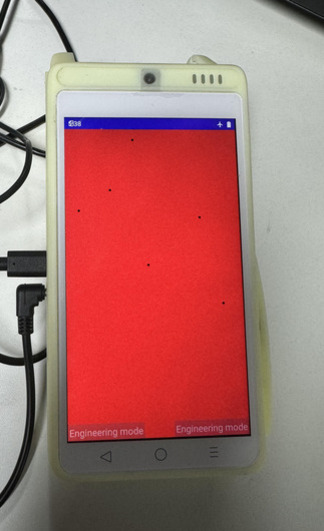
#> input picture redtest.jpg, 324 x 531 px
$ python spotDetection.py
#> lines starting #> are read from the running program, lines starting #| are printed output that depends on the picture; after the words box and inside, x2 and y2 are one past the last pixel; in counts of white or black regions, pixels touching at a corner belong together
import cv2
import numpy as np
import os

'''Displays the specified image, press any key to close'''
def display_img(name, img):
    cv2.imshow(name, img)
    cv2.waitKey(0)
    cv2.destroyAllWindows()

'''main function to detect'''
def detectDots(orig_file, file_name):

    '''read image from path'''
    directory_path = os.path.dirname(__file__)
    orig_file_path = os.path.join(directory_path, orig_file) #img path
    orig_img = cv2.imread(orig_file_path) #read img

    file_path = os.path.join(directory_path, file_name) #filtered img path
    img = cv2.imread(file_path) #read filtered img

    '''process image'''
    gray = cv2.cvtColor(img, cv2.COLOR_BGR2GRAY)
    blur = cv2.GaussianBlur(gray, (0, 0), sigmaX=16, sigmaY=0)
    divide = cv2.divide(gray, blur, scale=1)
    thresh = cv2.threshold(divide, 0, 255, cv2.THRESH_BINARY+cv2.THRESH_OTSU)[1]
    kernel = cv2.getStructuringElement(cv2.MORPH_RECT, (1, 1))
    morph = cv2.morphologyEx(thresh, cv2.MORPH_CLOSE, kernel)
    cnts = cv2.findContours(morph, cv2.RETR_LIST, cv2.CHAIN_APPROX_SIMPLE)[-2] #contours

    '''draw contours and filter by area'''
    border = morph.copy()
    cv2.drawContours(border, cnts, -1, (0, 0, 0), 2)

    s1 = 3
    s2 = 25 #dot size
    xcnts = []

    for cnt in cnts:
        if s1<cv2.contourArea(cnt)<s2:
            xcnts.append(cnt)
            cv2.drawContours(orig_img, [cnt], -1, (255,105,180), 2)

    '''print out results'''
    str = "Number of spots: {}".format(len(xcnts)) + "\n" #output

    avg_cnt = []
    for x in xcnts:
        avg_cnt.append(np.round(x.mean(axis=0)[0]))

    str += "Spot locations: {}".format(avg_cnt)

    '''display final image with detected spots'''
    # display_img("grayscale", morph)
    display_img("detected image", orig_img)

    return str

'''helper function to filter by color'''
def detectRect(file_name, color):
#> called with file_name = 'redtest.jpg', color = 'red'
    colors = {'red': [np.array([100, 255, 255]), np.array([0, 200, 180])],
              'green': [np.array([100, 255, 255]), np.array([40, 200, 180])],
              'blue': [np.array([120, 255, 255]), np.array([90, 130, 180])]}
            #   'red': [np.array([190,255,255]), np.array([160,20,70])], works for redtest2 not redtest1

    image = cv2.imread(file_name) #read img
#> image is the input picture: shape (531, 324, 3); mean B, G, R 115.1, 118, 170.5
    display_img("original image", image)
    buf = cv2.addWeighted(image, 1.1, image, 0, 0.8) #add contrast
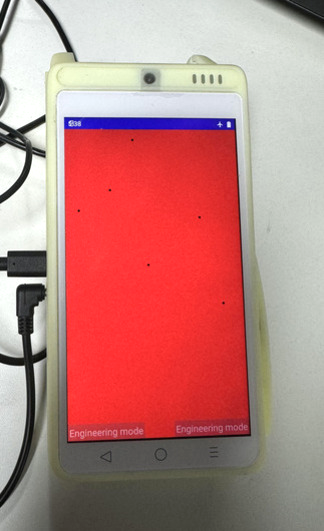
#> buf: shape (531, 324, 3); mean B, G, R 127.4, 130.6, 187.6
    # display_img("buf", buf)
    hsv = cv2.cvtColor(buf, cv2.COLOR_BGR2HSV)
#> hsv: shape (531, 324, 3); mean H, S, V 43.3, 78.6, 191.8
    mask = cv2.inRange(hsv, colors[color][1], colors[color][0])
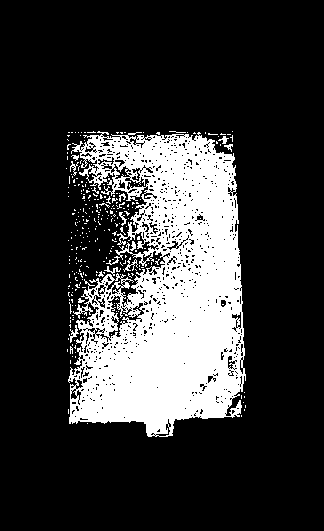
#> mask: shape (531, 324); 21.5% white; 282 white regions (270 under 20 px), largest, box (x1, y1, x2, y2) and area: (68, 131, 246, 437) 35649, (123, 257, 138, 272) 64, (69, 325, 79, 343) 61
    thresh = cv2.adaptiveThreshold(mask,255,cv2.ADAPTIVE_THRESH_GAUSSIAN_C, cv2.THRESH_BINARY_INV,21,9)
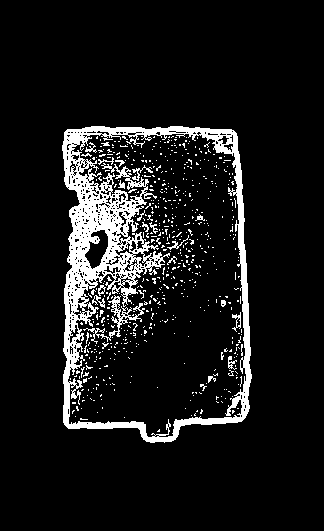
#> thresh: shape (531, 324); 9.7% white; 606 white regions (584 under 20 px)

    cnts = cv2.findContours(thresh, cv2.RETR_EXTERNAL, cv2.CHAIN_APPROX_SIMPLE) #contours
#> cnts = 1 contour; box (x1, y1, x2, y2) and area: (62, 126, 252, 443) 53728
    cnts = cnts[0] if len(cnts) == 2 else cnts[1]
    for c in cnts:
        cv2.drawContours(thresh, [c], -1, (255,255,255), -1)
#> this loop made 1 pass
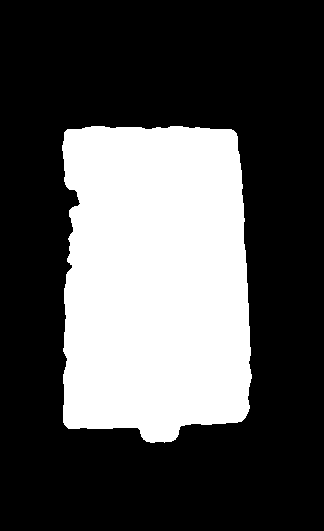
#> thresh: shape (531, 324); 31.5% white; 1 white region, box (x1, y1, x2, y2) and area: (62, 126, 252, 443) 54206

    kernel = cv2.getStructuringElement(cv2.MORPH_RECT, (2, 2))
#> kernel = [[1, 1], [1, 1]]
    opening = cv2.morphologyEx(thresh, cv2.MORPH_OPEN, kernel, iterations=4)
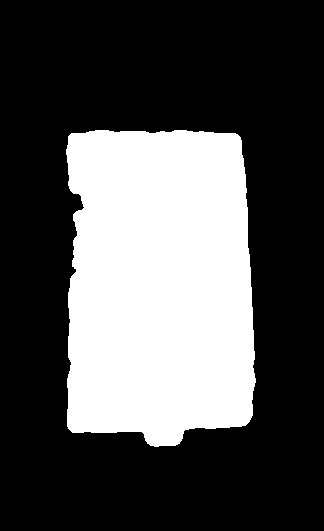
#> opening: shape (531, 324); 31.5% white; 1 white region

    cnts = cv2.findContours(opening, cv2.RETR_EXTERNAL, cv2.CHAIN_APPROX_SIMPLE) #draw outline
#> cnts = 1 contour; box (x1, y1, x2, y2) and area: (66, 130, 256, 447) 53709
    cnts = cnts[0] if len(cnts) == 2 else cnts[1]
    area_treshold = 5000

    blank = np.zeros(image.shape, dtype=np.uint8)
    blank = cv2.cvtColor(blank, cv2.COLOR_BGR2GRAY)
#> blank: shape (531, 324); every value is 0
    cropped = blank.copy()
    for c in cnts:
        if cv2.contourArea(c) > area_treshold:
            epsilon = 0.05*cv2.arcLength(c,True)
            c2 = cv2.approxPolyDP(c,epsilon,True)
            if len(c2) == 4:
                cropped = cv2.drawContours(blank, [c2], -1, (255, 255, 255), cv2.FILLED)
            else:
                rect = cv2.minAreaRect(c)
                box = cv2.boxPoints(rect)
                box = np.intp(box)
                cropped = cv2.drawContours(blank,[box],-1,(255,255,255),cv2.FILLED)
#> this loop made 1 pass
#> (epsilon, c2) on pass 1: (50.81, [[71, 133], [68, 428], [245, 425], [240, 137]])

    # display_img("thresh", thresh)
    filtered = cv2.bitwise_and(~image, ~image,mask = cropped)
    border = cv2.findContours(blank, cv2.RETR_LIST, cv2.CHAIN_APPROX_SIMPLE)
#> border = 1 contour; box (x1, y1, x2, y2) and area: (68, 133, 246, 429) 50428
    filtered = cv2.drawContours(filtered, border[0], -1, (255, 255, 255), 5)
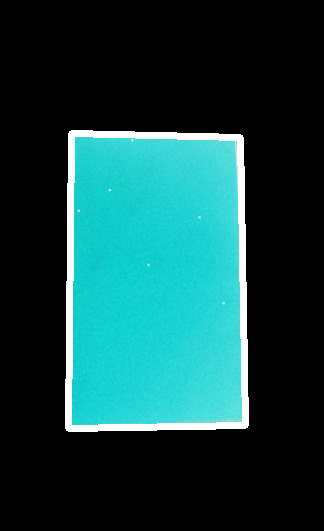
#> filtered: shape (531, 324, 3); mean B, G, R 67.2, 67.4, 19.2
    cv2.imwrite("filtered.jpg", ~filtered)
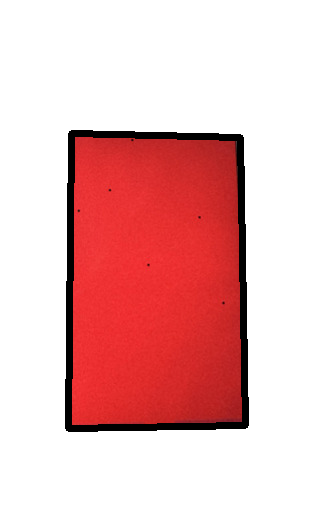
#> saved as filtered.jpg: shape (531, 324, 3); mean B, G, R 187.8, 187.6, 235.8
    print(detectDots(file_name, "filtered.jpg"))
    # display_img('opening', (255 - opening))
    # display_img('image', filtered)

#> (the run stopped early here; a loop or call above may not have finished)

$ run again, with green_test.jpg copied over redtest.jpg
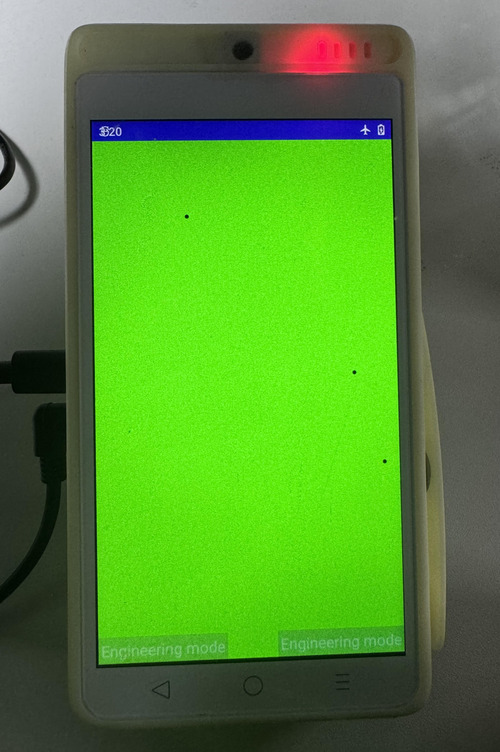
#> input picture green_test.jpg, 500 x 752 px
#> in detectRect, image is the input picture: shape (752, 500, 3); mean B, G, R 51, 140.3, 84
#> hsv: shape (752, 500, 3); mean H, S, V 52.4, 130.2, 158.4
#> mask: shape (752, 500); 40% white; 56 white regions (55 under 20 px), largest, box (x1, y1, x2, y2) and area: (93, 140, 403, 658) 150379
#> in detectRect, `thresh = cv2.adaptiveThreshold(mask,255,cv2.ADAPTIVE_THRESH_GAUSSIAN_C..`:
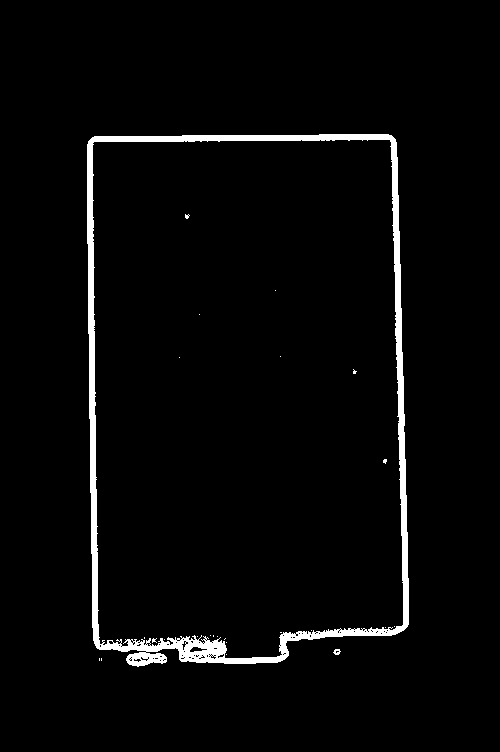
#> thresh: shape (752, 500); 3.1% white; 25 white regions (23 under 20 px)
#> in detectRect, `cnts = cv2.findContours(thresh, cv2.RETR_EXTERNAL, cv2.CHAIN_APPROX_SI..`: cnts = 4 contours, 2 with area under 20; largest, box (x1, y1, x2, y2) and area: (87, 134, 409, 667) 161153, (333, 649, 341, 655) 26
#> the loop in detectRect, `for c in cnts:` made 4 passes
#> c on passes 1 to 2: [[101, 658], [101, 660]], [[99, 658], [99, 660]]
#> kernel = [[1, 1], [1, 1]]
#> opening: shape (752, 500); 43.1% white; 2 white regions
#> in detectRect, `cnts = cv2.findContours(opening, cv2.RETR_EXTERNAL, cv2.CHAIN_APPROX_S..`: cnts = 2 contours, 1 with area under 20; largest, box (x1, y1, x2, y2) and area: (91, 138, 413, 670) 161146
#> blank: shape (752, 500); every value is 0
#> the loop in detectRect, `for c in cnts:` made 2 passes
#> (epsilon, c2) on pass 2: (88.66, [[395, 139], [92, 145], [101, 652], [411, 630]])
#> border = 1 contour; box (x1, y1, x2, y2) and area: (92, 139, 412, 653) 153118
#> in detectRect, `cv2.imwrite("filtered.jpg", ~filtered)`:
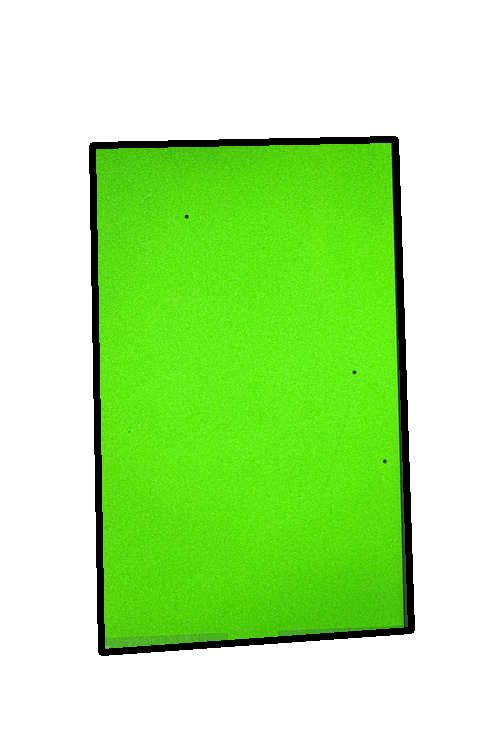
#> saved as filtered.jpg: shape (752, 500, 3); mean B, G, R 153.8, 235.6, 183.3

$ run again, with greentest.jpg copied over redtest.jpg
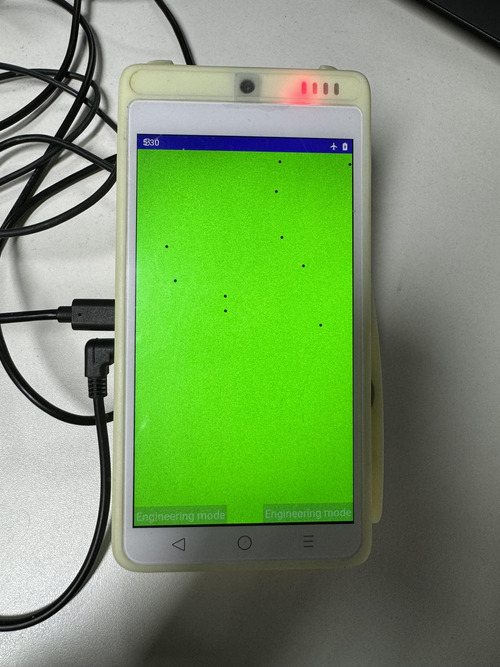
#> input picture greentest.jpg, 500 x 667 px
#> in detectRect, image is the input picture: shape (667, 500, 3); mean B, G, R 99.7, 150.5, 119
#> hsv: shape (667, 500, 3); mean H, S, V 48, 74.1, 167.9
#> mask: shape (667, 500); 21.5% white; 67 white regions (65 under 20 px), largest, box (x1, y1, x2, y2) and area: (135, 150, 352, 523) 71385, (152, 244, 159, 252) 21
#> in detectRect, `cnts = cv2.findContours(thresh, cv2.RETR_EXTERNAL, cv2.CHAIN_APPROX_SI..`: cnts = 1 contour; box (x1, y1, x2, y2) and area: (129, 144, 358, 529) 79922
#> the loop in detectRect, `for c in cnts:` made 1 pass
#> after the loop in detectRect, `for c in cnts:`:
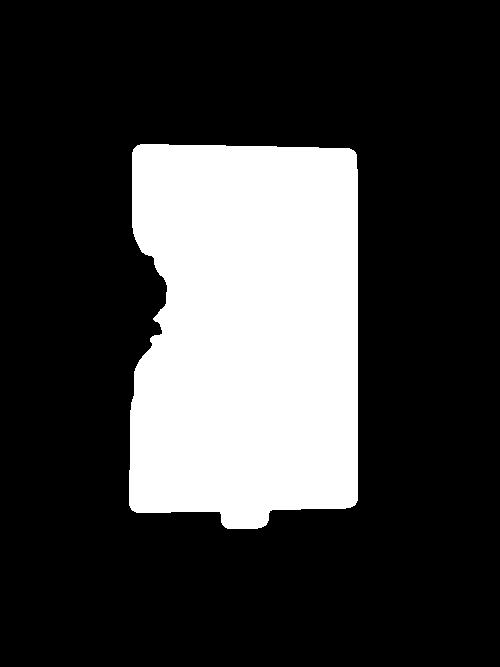
#> thresh: shape (667, 500); 24.1% white; 1 white region, box (x1, y1, x2, y2) and area: (129, 144, 358, 529) 80521
#> kernel = [[1, 1], [1, 1]]
#> opening: shape (667, 500); 24.1% white; 1 white region
#> in detectRect, `cnts = cv2.findContours(opening, cv2.RETR_EXTERNAL, cv2.CHAIN_APPROX_S..`: cnts = 1 contour; box (x1, y1, x2, y2) and area: (133, 148, 362, 533) 79912
#> blank: shape (667, 500); every value is 0
#> the loop in detectRect, `for c in cnts:` made 1 pass
#> (epsilon, c2) on pass 1: (62.17, [[141, 149], [135, 513], [358, 509], [359, 156]])
#> border = 1 contour; box (x1, y1, x2, y2) and area: (135, 149, 360, 514) 79056
#> in detectRect, `cv2.imwrite("filtered.jpg", ~filtered)`:
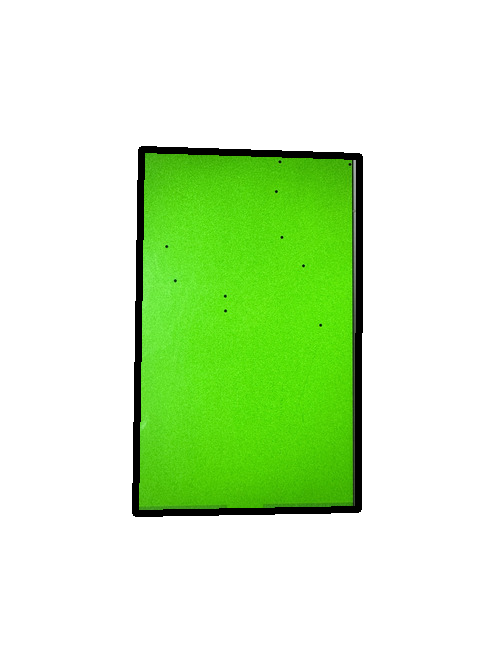
#> saved as filtered.jpg: shape (667, 500, 3); mean B, G, R 195.4, 239.5, 211.2

$ run again, with red_test.jpg copied over redtest.jpg
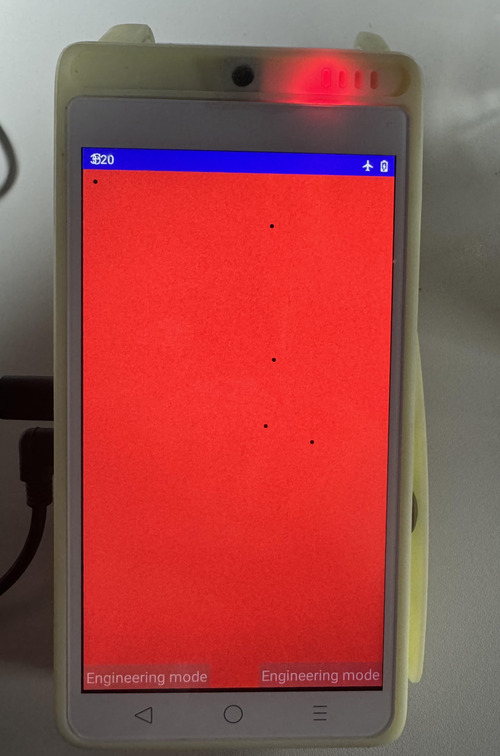
#> input picture red_test.jpg, 500 x 756 px
#> in detectRect, image is the input picture: shape (756, 500, 3); mean B, G, R 74.8, 76, 156.1
#> hsv: shape (756, 500, 3); mean H, S, V 30.9, 114, 174
#> mask: shape (756, 500); 35.9% white; 42 white regions (41 under 20 px), largest, box (x1, y1, x2, y2) and area: (84, 171, 393, 686) 135755
#> in detectRect, `cnts = cv2.findContours(thresh, cv2.RETR_EXTERNAL, cv2.CHAIN_APPROX_SI..`: cnts = 1 contour; box (x1, y1, x2, y2) and area: (78, 165, 399, 692) 157566
#> the loop in detectRect, `for c in cnts:` made 1 pass
#> kernel = [[1, 1], [1, 1]]
#> opening: shape (756, 500); 41.9% white; 1 white region
#> in detectRect, `cnts = cv2.findContours(opening, cv2.RETR_EXTERNAL, cv2.CHAIN_APPROX_S..`: cnts = 1 contour; box (x1, y1, x2, y2) and area: (82, 169, 403, 696) 157562
#> blank: shape (756, 500); every value is 0
#> the loop in detectRect, `for c in cnts:` made 1 pass
#> (epsilon, c2) on pass 1: (83.64, [[86, 172], [84, 667], [383, 668], [401, 181]])
#> border = 1 contour; box (x1, y1, x2, y2) and area: (84, 172, 402, 669) 150787
#> in detectRect, `cv2.imwrite("filtered.jpg", ~filtered)`:
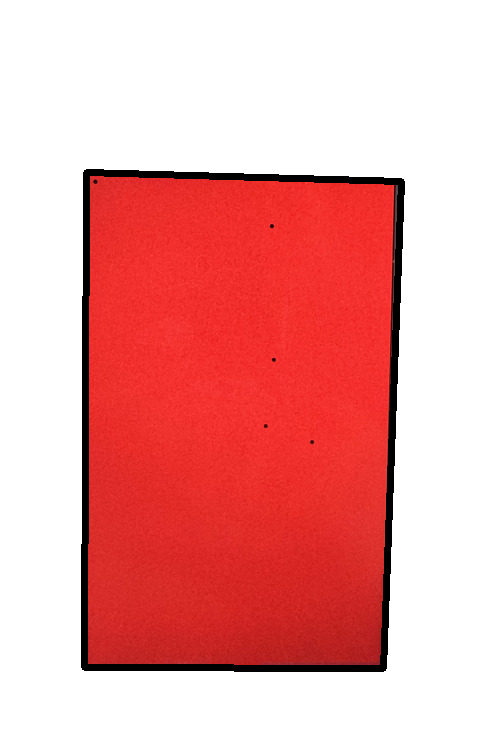
#> saved as filtered.jpg: shape (756, 500, 3); mean B, G, R 165.9, 166.8, 237.9
